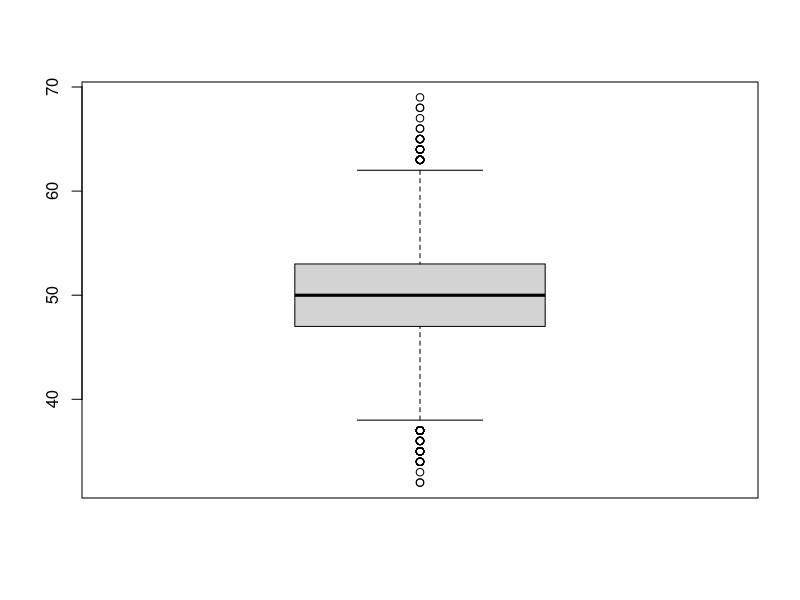
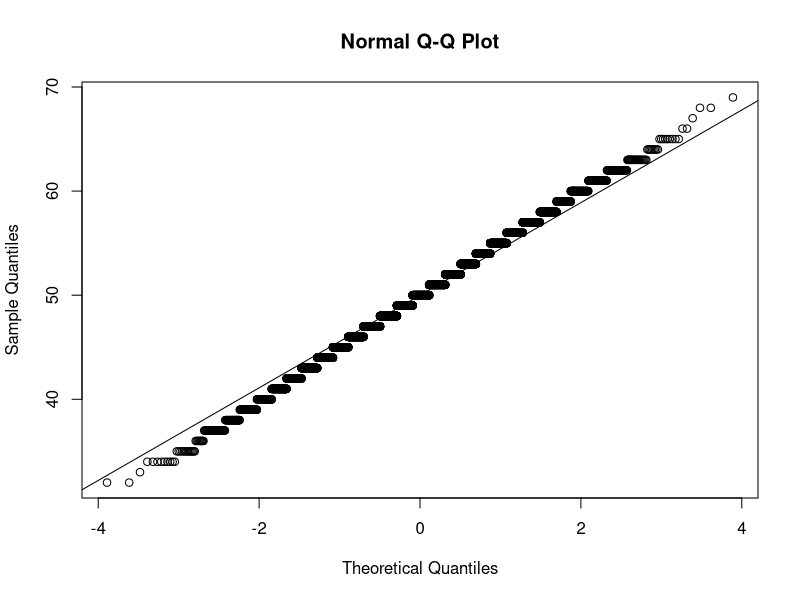
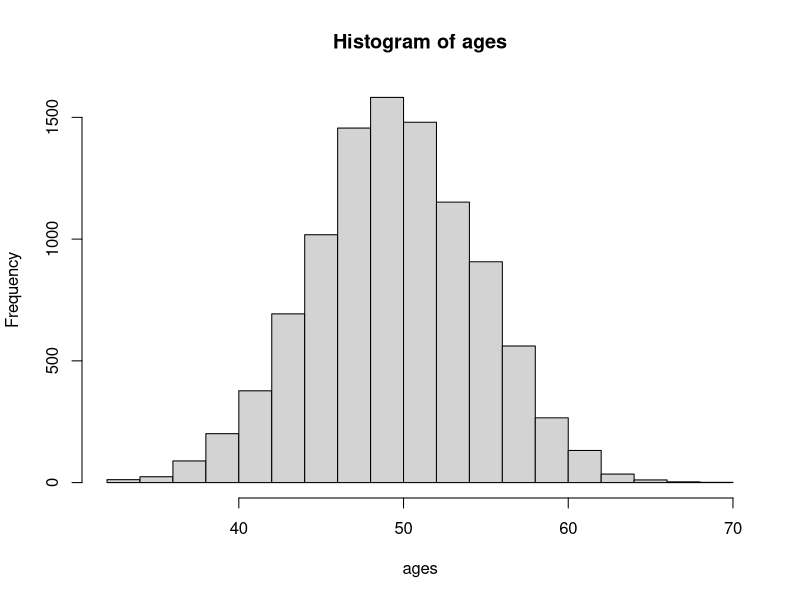
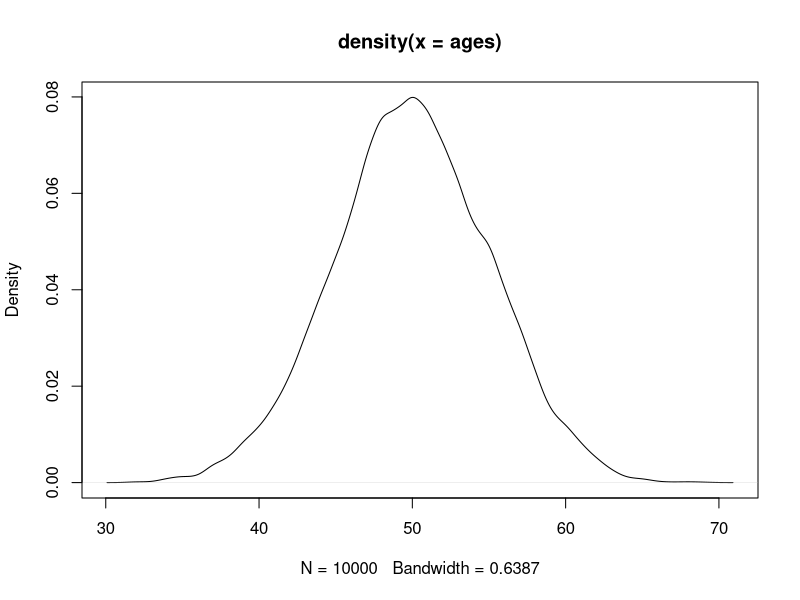

Write the R code that produced these figures, in order.
#Normal Distribution

#generate random numbers from a normal distribution
#Suppose we have interviewed n number of farmers to know their age

# to have same random number we use set.seed

sample=rnorm(n=10, mean = 50, sd= 5)
sample

set.seed(1)

#round the value to the nearest full integer


floor(sample) 
ceiling(sample)

age=round(sample)
age


# Now make samples of higher numbers of farmers-10k
set.seed(1)
ages= round(rnorm(10000, 50, 5))
summary(ages)

#Check normality through boxplot and QQplot

boxplot(ages)
qqnorm(ages)
qqline(ages)

#check statistically, shapiro test (n<5000 should be), smirnov-kolmogorov test (works for two variables)

#HO: Distribution is normal
#P-value>.05, HO not rejected, otherwise rejected when 'p<=0.05'
#p-value= evidence to support the null hypothesis
#p-value= type I error, extent error can happen in future trials

shapiro.test(ages[1:5000])

#as p<0.05, data is not normal

#visualize the distribution
hist(ages, breaks = 20)

#Density plot

plot(density(ages))

#Descriptive statistics

mean(ages)
median(ages)
sd(ages)


#Calculate standard error

length(ages)
se=sd(ages)/sqrt(length(ages))
se

#Confidence interval, mean+-1.96*se
#Z-score at 95% level, for normal distribution

mean(ages)-1.96*se
mean(ages)+1.96*se
paste('95% ci is 49.89, 50.07')

#To determine CI
t.test(ages)

range(ages)


